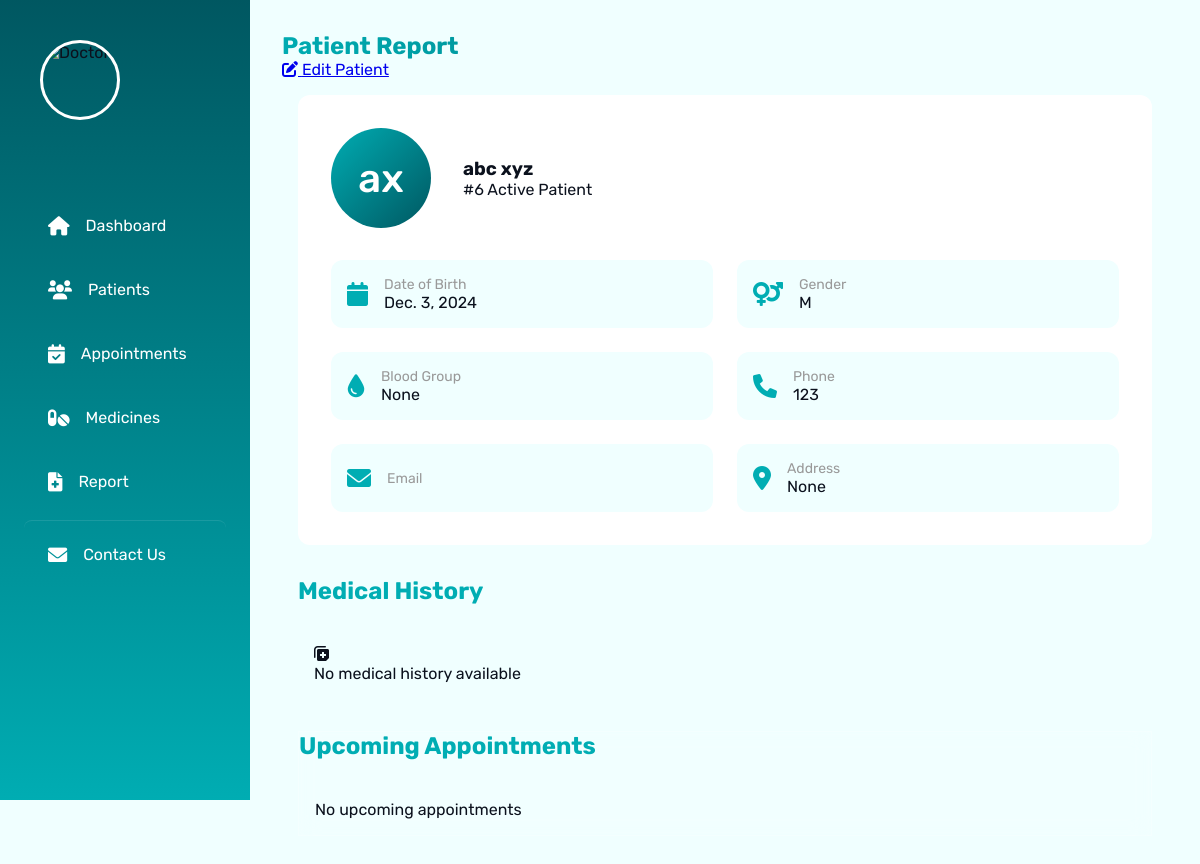
Page /patient/6/ (signed in) on the committed database.
### patients/models.py (models this page shows, shortened)
class Patient(models.Model):
    GENDER_CHOICES = [
        ('M', 'Male'),
        ('F', 'Female'),
        ('O', 'Other'),
    ]
    BLOOD_GROUP_CHOICES = [
        ('A+', 'A+'),
        ('A-', 'A-'),
        ('B+', 'B+'),
        ('B-', 'B-'),
        ('AB+', 'AB+'),
        ('AB-', 'AB-'),
        ('O+', 'O+'),
        ('O-', 'O-'),
    ]
    STATUS_CHOICES = [
        ('active', 'Active'),
        ('inactive', 'Inactive'),
        ('pending', 'Pending'),
    ]
    first_name = models.CharField(max_length=100)
    last_name = models.CharField(max_length=100)
    date_of_birth = models.DateField()
    gender = models.CharField(max_length=1, choices=GENDER_CHOICES)
    phone_number = models.CharField(max_length=15)
    email = models.EmailField(blank=True, null=True)
    address = models.TextField(blank=True, null=True)
    blood_group = models.CharField(max_length=3, choices=BLOOD_GROUP_CHOICES, blank=True, null=True)
    status = models.CharField(max_length=10, choices=STATUS_CHOICES, default='active')
    created_at = models.DateTimeField(auto_now_add=True)
    updated_at = models.DateTimeField(auto_now=True)
    class Meta:
        ordering = ['-created_at']

### patients/views.py (the view)
# urls.py: path('patient/<int:patient_id>/', views.patient_detail, name='patient_detail'),
@login_required
def patient_detail(request, patient_id):
    patient = get_object_or_404(Patient, id=patient_id)
    return render(request, 'patients/patient_detail.html', {
        'patient': patient
    })

### patients/templates/patients/patient_detail.html (shortened to what this page needs)
{% extends 'patients/base.html' %}
{% block content %}
<div class="page-header" data-reveal="top">
    <div class="header-content">
        <h2 class="gradient-text">Patient Report</h2>
        <div class="header-actions">
            <a href="{% url 'patients:patient_edit' patient.id %}" class="edit-btn hover-float">
                <i class="fas fa-edit"></i>
                Edit Patient
            </a>
        </div>
    </div>
</div>
<div class="patient-profile-container">
    <div class="profile-card glass-effect" data-reveal="left">
        <div class="profile-header">
            <div class="patient-avatar">
                {{ patient.first_name|first }}{{ patient.last_name|first }}
            </div>
            <div class="patient-basic-info">
                <h3>{{ patient.first_name }} {{ patient.last_name }}</h3>
                <span class="patient-id">#{{ patient.id }}</span>
                <span class="status-badge active">Active Patient</span>
            </div>
        </div>
        <div class="info-grid">
            <div class="info-item">
                <i class="fas fa-calendar"></i>
                <div class="info-content">
                    <label>Date of Birth</label>
                    <span>{{ patient.date_of_birth }}</span>
                </div>
            </div>
            <div class="info-item">
                <i class="fas fa-venus-mars"></i>
                <div class="info-content">
                    <label>Gender</label>
                    <span>{{ patient.gender }}</span>
                </div>
            </div>
            <div class="info-item">
                <i class="fas fa-tint"></i>
                <div class="info-content">
                    <label>Blood Group</label>
                    <span>{{ patient.blood_group }}</span>
                </div>
            </div>
            <div class="info-item">
                <i class="fas fa-phone"></i>
                <div class="info-content">
                    <label>Phone</label>
                    <span>{{ patient.phone_number }}</span>
                </div>
            </div>
            <div class="info-item">
                <i class="fas fa-envelope"></i>
                <div class="info-content">
                    <label>Email</label>
                </div>
            </div>
            <div class="info-item">
                <i class="fas fa-map-marker-alt"></i>
                <div class="info-content">
                    <label>Address</label>
                    <span>{{ patient.address }}</span>
                </div>
            </div>
        </div>
    </div>
    <div class="medical-history-section" data-reveal="right">
        <h3 class="section-title">Medical History</h3>
        <div class="timeline-container">
            {% for visit in medical_history %}
            <div class="timeline-item">
                <div class="timeline-date">
                    <span class="date">{{ visit.date }}</span>
                </div>
                <div class="timeline-content glass-effect">
                    <h4>{{ visit.reason }}</h4>
                    <p>{{ visit.diagnosis }}</p>
                    <div class="prescription-details">
                        <i class="fas fa-prescription-bottle-alt"></i>
                        <span>{{ visit.prescription }}</span>
                    </div>
                    <div class="doctor-info">
                        <i class="fas fa-user-md"></i>
                        <span>Dr. {{ visit.doctor }}</span>
                    </div>
                </div>
            </div>
            {% empty %}
            <div class="no-data">
                <i class="fas fa-notes-medical"></i>
                <p>No medical history available</p>
            </div>
            {% endfor %}
        </div>
    </div>
    <div class="appointments-section glass-effect" data-reveal="bottom">
        <h3 class="section-title">Upcoming Appointments</h3>
        <div class="appointments-grid">
            {% for appointment in upcoming_appointments %}
            <div class="appointment-card hover-float">
                <div class="appointment-date">
                    <span class="day">{{ appointment.date|date:"d" }}</span>
                    <span class="month">{{ appointment.date|date:"M" }}</span>
                </div>
                <div class="appointment-details">
                    <h4>{{ appointment.type }}</h4>
                    <p>{{ appointment.time }}</p>
                    <span class="doctor">Dr. {{ appointment.doctor }}</span>
                </div>
                <span class="status-badge scheduled">Scheduled</span>
            </div>
            {% empty %}
            <p class="no-data">No upcoming appointments</p>
            {% endfor %}
        </div>
    </div>
</div>
{% endblock %}

### patients/templates/patients/base.html (style rules this page uses)
:root { --primary-color: hsl(182, 100%, 35%); --primary-light: hsl(182, 100%, 45%); --secondary-color: hsl(186, 100%, 19%); --white: hsl(0, 0%, 100%); --light-bg: hsl(180, 100%, 97%); --text-dark: hsl(222, 44%, 8%); --text-light: hsl(0, 0%, 60%); --shadow-1: 0px 2px 20px hsla(209, 36%, 72%, 0.2); --shadow-2: 0 0 20px hsla(182, 100%, 35%, 0.1); --radius-12: 12px; --radius-4: 4px; --transition: all 0.3s ease; }
* { margin: 0; padding: 0; box-sizing: border-box; font-family: 'Rubik', sans-serif; }
body { background-color: var(--light-bg); color: var(--text-dark); }
.section-title { color: var(--primary-color); margin-bottom: 1.5rem; font-size: 1.5rem; }
[data-reveal] { opacity: 0; transform: translateY(30px); transition: var(--transition); }
[data-reveal].revealed { opacity: 1; transform: translateY(0); }
.glass-effect { background: rgba(255, 255, 255, 0.1); backdrop-filter: blur(10px); border: 1px solid rgba(255, 255, 255, 0.2); }
.gradient-text { background: linear-gradient(45deg, var(--primary-color), var(--secondary-color)); -webkit-background-clip: text; background-clip: text; color: transparent; }

### patients/templates/patients/patient_detail.html (style rules this page uses)
.patient-profile-container { display: grid; gap: 2rem; padding: 1rem; }
.profile-card { padding: 2rem; border-radius: var(--radius-12); background: var(--white); }
.profile-header { display: flex; align-items: center; gap: 2rem; margin-bottom: 2rem; }
.patient-avatar { width: 100px; height: 100px; background: linear-gradient(135deg, var(--primary-color), var(--secondary-color)); color: var(--white); border-radius: 50%; display: flex; align-items: center; justify-content: center; font-size: 2.5rem; font-weight: 500; }
.info-grid { display: grid; grid-template-columns: repeat(auto-fit, minmax(250px, 1fr)); gap: 1.5rem; }
.info-item { display: flex; align-items: center; gap: 1rem; padding: 1rem; background: var(--light-bg); border-radius: var(--radius-12); transition: transform 0.3s ease; }
.info-item i { font-size: 1.5rem; color: var(--primary-color); }
.info-content { display: flex; flex-direction: column; }
.info-content label { font-size: 0.875rem; color: var(--text-light); }
.timeline-container { position: relative; padding: 1rem; }
.appointments-grid { display: grid; grid-template-columns: repeat(auto-fit, minmax(250px, 1fr)); gap: 1rem; padding: 1rem; }

### rows in the picture
Patient: first_name|first "a", last_name|first "x", first_name "abc", last_name "xyz", id "6", date_of_birth "Dec. 3, 2024", gender "M", blood_group "None", phone_number "123", address "None"
